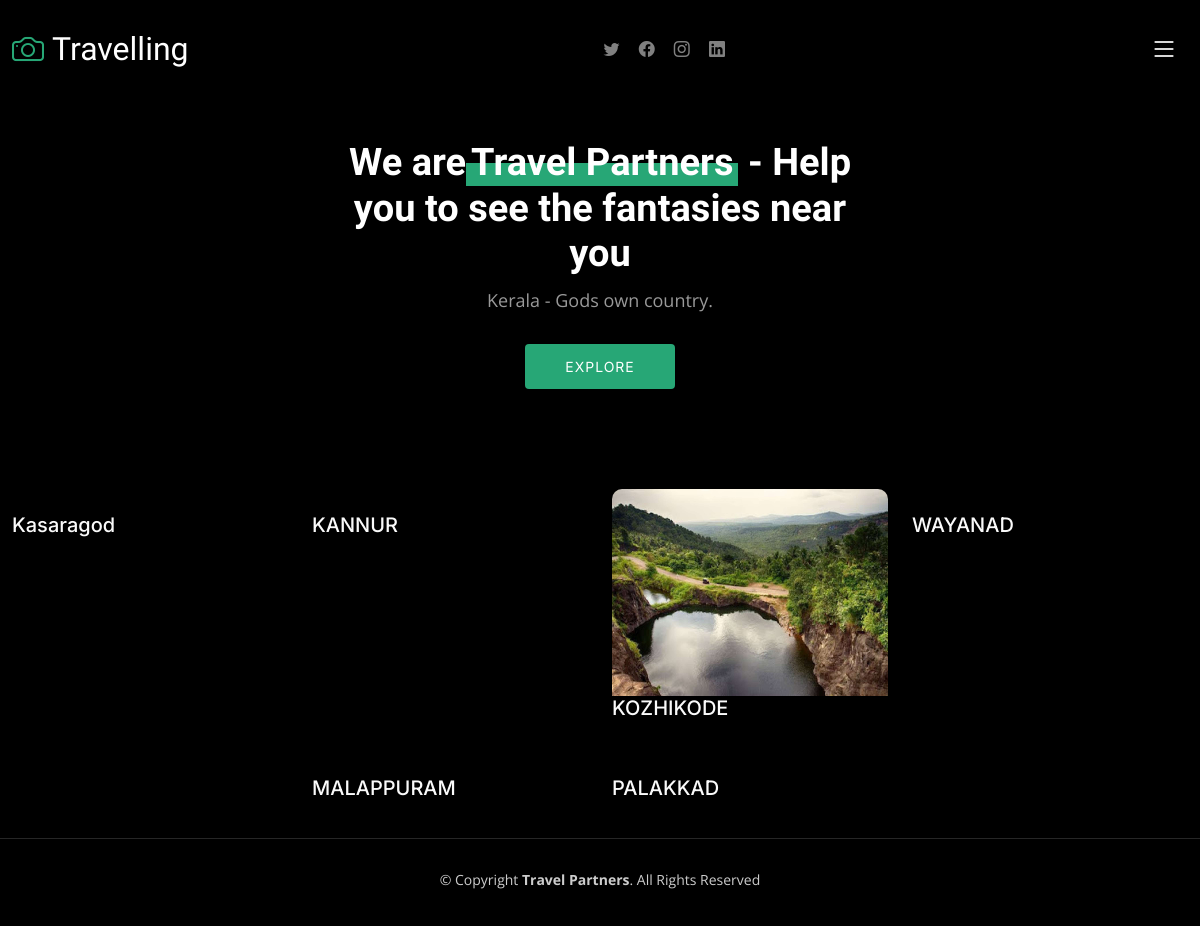
/, run on an earlier commit of the app's database.
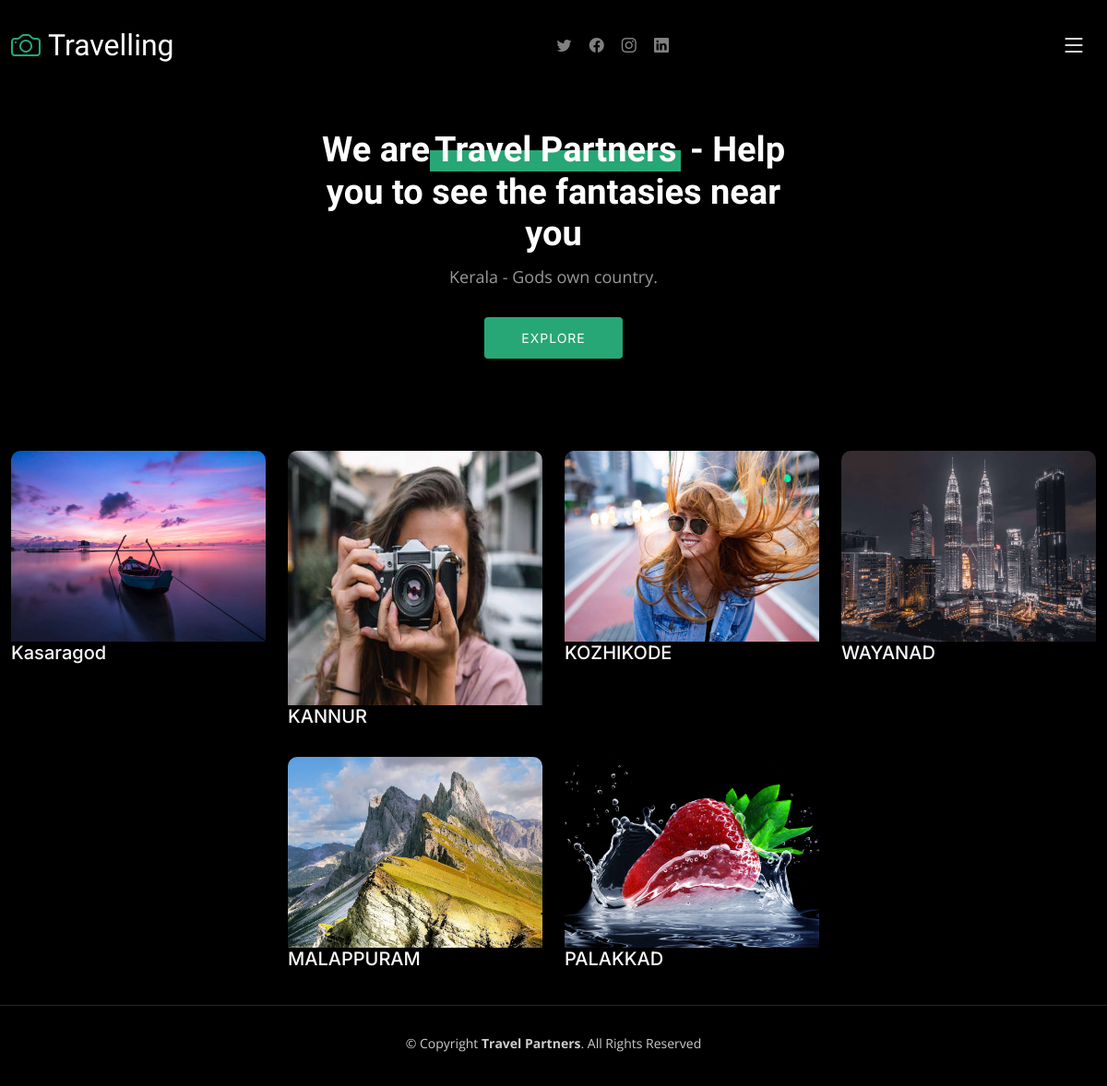
And on a later commit of the database.
### home/models.py (models this page shows, shortened)
class districts(models.Model):
    district=models.CharField(max_length=20)
    image=models.ImageField(blank=True,null=True)

### home/views.py (the view)
# urls.py: path('',views.home,name='home'),
def home(request):
    remarks=remark.objects.all()
    district_ten = districts.objects.all()
    return render(request,'home/home.html',{'district':district_ten,'remarks':remarks})

### home/templates/home/home.html (shortened to what this page needs)
{%extends 'base.html'%}
{%block content%}
  <section id="hero" class="hero d-flex flex-column justify-content-center align-items-center" data-aos="fade" data-aos-delay="1500">
    <div class="container">
      <div class="row justify-content-center">
        <div class="col-lg-6 text-center">
          <h2>We are<span>Travel Partners</span> - Help you to see the fantasies near you</h2>
          <p>Kerala - Gods own country.</p>
          <a href="{% url 'list' %}" class="btn-get-started">Explore </a>
        </div>
      </div>
    </div>
  </section>
  <main id="main" data-aos="fade" data-aos-delay="1500">
    <section id="gallery" class="gallery">
      <div class="container-fluid">
        <div class="row gy-4 justify-content-center">
            {%for spot in district %}
            <div class="col-xl-3 col-lg-4 col-md-6">
            <div class="gallery-item h-100">
              <img src="{{spot.image.url}}" class="img-fluid" alt="">
              <h5>{{spot.district}}</h5>
            </div>
          </div>
          {%endfor%}
        </div>
      </div>
    </section>
  </main>
{%endblock%}

### static/templates/base.html (shortened to what this page needs)
{% load i18n %}
{%load static %}
<!DOCTYPE html>
<html lang="en">
<head>
  <link href="{% static 'assets/vendor/bootstrap/css/bootstrap.min.css' %}" rel="stylesheet">
  <link href="{% static 'assets/vendor/bootstrap-icons/bootstrap-icons.css' %}" rel="stylesheet">
  <link href="{% static 'assets/vendor/swiper/swiper-bundle.min.css' %}" rel="stylesheet">
  <link href="{% static 'assets/vendor/glightbox/css/glightbox.min.css' %}" rel="stylesheet">
  <link href="{% static 'assets/vendor/aos/aos.css' %}" rel="stylesheet">
  <link href="{% static 'assets/css/main.css' %}" rel="stylesheet">
</head>
<body>
    <header id="header" class="header d-flex align-items-center fixed-top">
      <div class="container-fluid d-flex align-items-center justify-content-between">
        <a href="{%url 'home' %}" class="logo d-flex align-items-center  me-auto me-lg-0">
          <i class="bi bi-camera"></i>
          <h1>Travelling</h1>
        </a>
        <div class="header-social-links">
          <a href="#" class="twitter"><i class="bi bi-twitter"></i></a>
          <a href="#" class="facebook"><i class="bi bi-facebook"></i></a>
          <a href="#" class="instagram"><i class="bi bi-instagram"></i></a>
          <a href="#" class="linkedin"><i class="bi bi-linkedin"></i></i></a>
        </div>
        <i class="mobile-nav-toggle mobile-nav-show bi bi-list"></i>
      </div>
    </header>
{%block content%}
{%endblock%}
<footer id="footer" class="footer">
    <div class="container">
      <div class="copyright">
        &copy; Copyright <strong><span>Travel Partners</span></strong>. All Rights Reserved
      </div>
      <div class="credits">
      </div>
    </div>
  </footer>
</body>
</html>

### home/static/assets/css/main.css (style rules this page uses)
:root { --font-default: "Open Sans", system-ui, -apple-system, "Segoe UI", Roboto, "Helvetica Neue", Arial, "Noto Sans", "Liberation Sans", sans-serif, "Apple Color Emoji", "Segoe UI Emoji", "Segoe UI Symbol", "Noto Color Emoji"; --font-primary: "Inter", sans-serif; --font-secondary: "Cardo", sans-serif; }
:root { --color-default: #fafafa; --color-primary: #27a776; --color-secondary: #161718; }
:root { scroll-behavior: smooth; }
body { font-family: var(--font-default); color: var(--color-default); background-color: #000; }
a { color: var(--color-primary); text-decoration: none; }
h1, h2, h3, h4, h5, h6 { font-family: var(--font-primary); }
.header { transition: all 0.5s; z-index: 997; padding: 30px 0; background-color: #000; }
.header .logo { transition: 0.3s; }
.header .logo h1 { font-size: 32px; margin: 0; font-weight: 400; color: #fff; font-family: var(--font-secondary); }
.header .logo i { font-size: 32px; margin-right: 8px; line-height: 0; }
.header .header-social-links { padding-right: 15px; }
.header .header-social-links a { color: rgba(255, 255, 255, 0.5); padding-left: 15px; display: inline-block; line-height: 0px; transition: 0.3s; font-size: 16px; }
@media (max-width: 1279px) { .mobile-nav-show { color: #fff; font-size: 28px; cursor: pointer; line-height: 0; transition: 0.5s; z-index: 9999; margin: 0 10px 0 10px; } }
.gallery { margin-top: 40px; }
.gallery .gallery-item { position: relative; overflow: hidden; border-radius: 10px; }
.gallery .gallery-item img { transition: 0.3s; }
.hero { width: 100%; min-height: 30vh; background: #000; background-size: cover; position: relative; padding: 140px 0 60px 0; }
.hero h2 { margin: 0 0 10px 0; font-size: 38px; font-weight: 700; color: #fff; font-family: var(--font-secondary); }
.hero h2 span { position: relative; z-index: 1; padding: 0 5px; display: inline-block; }
.hero h2 span:before { content: ""; position: absolute; height: 50%; bottom: 0; left: 0; right: 0; background: var(--color-primary); z-index: -1; }
.hero p { color: rgba(255, 255, 255, 0.6); margin-bottom: 30px; font-size: 18px; }
.hero .btn-get-started { font-family: var(--font-primary); font-weight: 400; font-size: 14px; display: inline-block; padding: 12px 40px; border-radius: 4px; letter-spacing: 1px; text-transform: uppercase; transition: 0.3s; color: #fff; background: var(--color-primary); }
.footer { margin-top: 30px; padding: 30px 0; font-size: 14px; border-top: 1px solid rgba(255, 255, 255, 0.15); }
.footer .copyright { text-align: center; color: rgba(255, 255, 255, 0.8); }
.footer .credits { padding-top: 6px; text-align: center; font-size: 13px; color: rgba(255, 255, 255, 0.8); }

What changed in the data, as far as the page shows it:
changed districts "Kasaragod": image: picture added
changed districts "KANNUR": image: picture added
changed districts "KOZHIKODE": image: a different picture
changed districts "WAYANAD": image: picture added
changed districts "MALAPPURAM": image: picture added
changed districts "PALAKKAD": image: picture added
